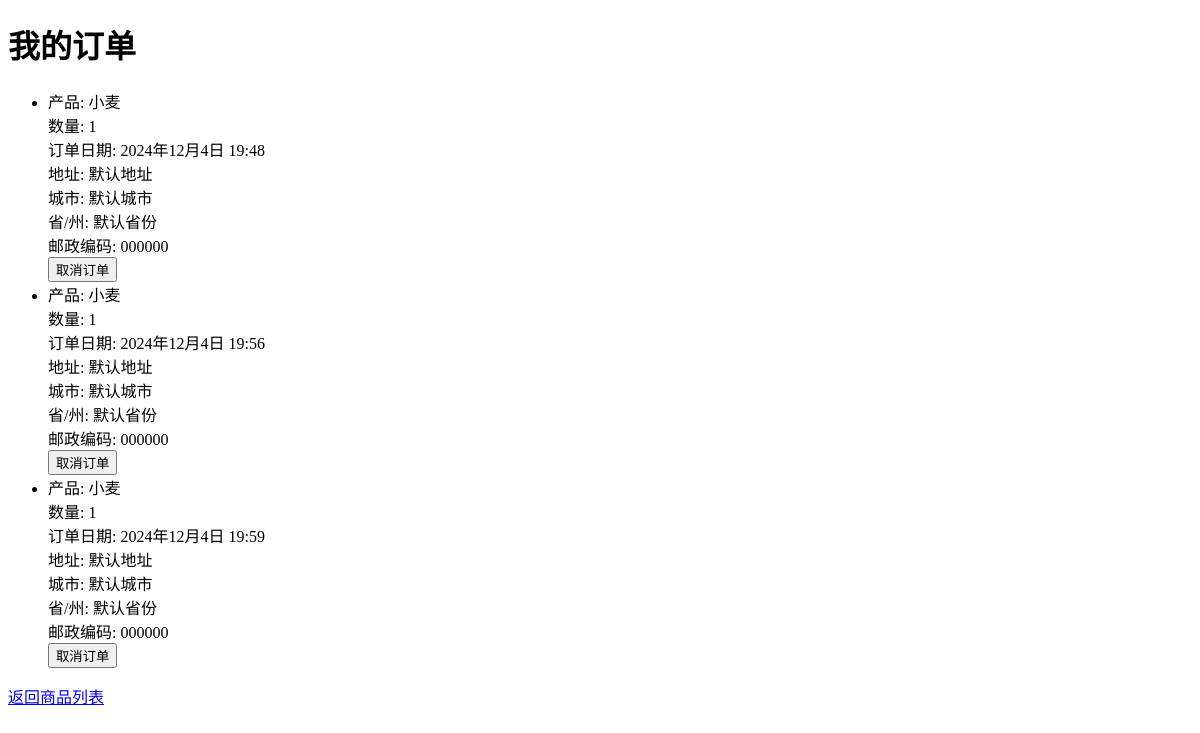
Page /my-orders/ (signed in) on the earlier database version.
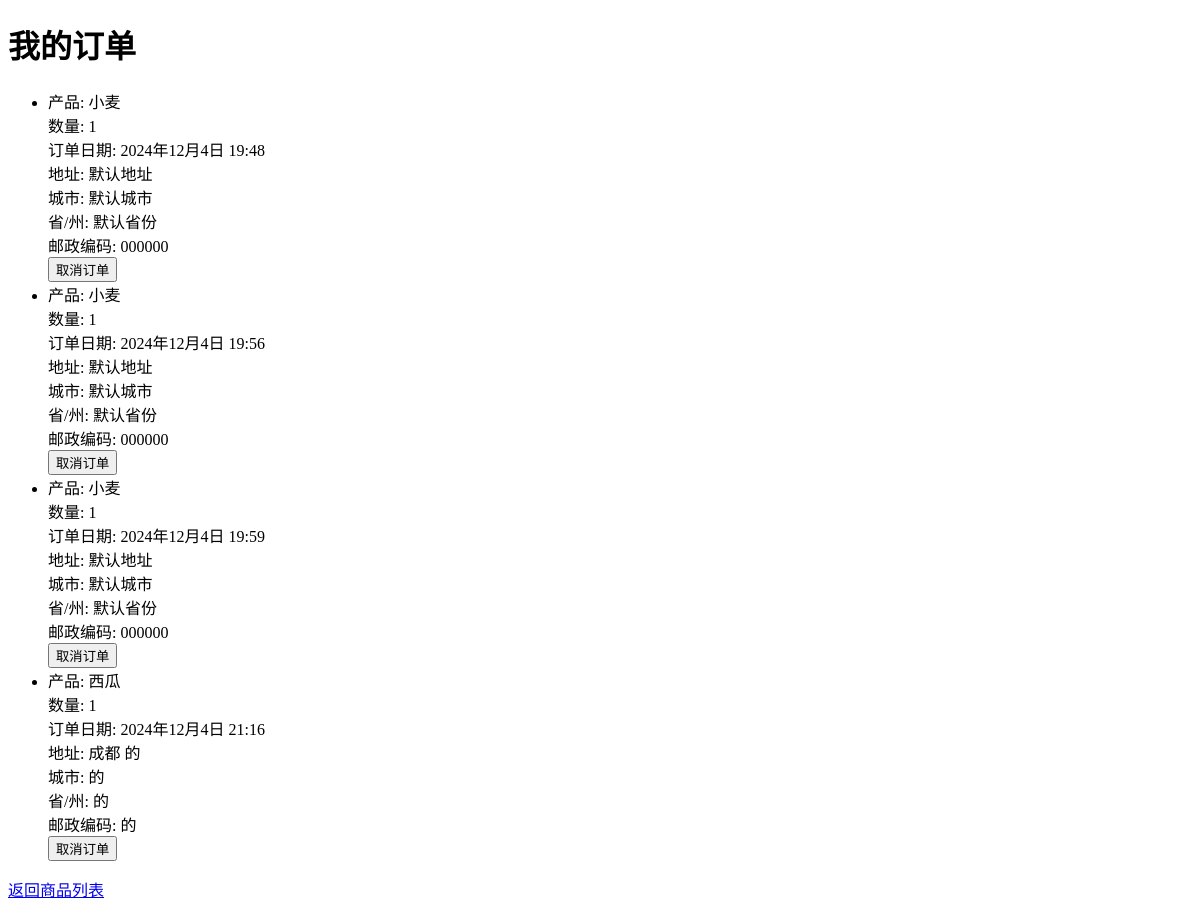
Same page on the later database version.
### myapp/models.py (models this page shows, shortened)
class Purchase(models.Model):
    user = models.ForeignKey(User, on_delete=models.CASCADE)
    agricultural_product = models.ForeignKey(AgriculturalProduct, on_delete=models.CASCADE)
    quantity = models.PositiveIntegerField(default=1)  # 购买数量
    purchase_date = models.DateTimeField(auto_now_add=True)
    is_cancelled = models.BooleanField(default=False)  # 标记是否取消
    address_line1 = models.CharField(max_length=255, default="默认地址")
    address_line2 = models.CharField(max_length=255, blank=True)
    city = models.CharField(max_length=100, default="默认城市")
    state = models.CharField(max_length=100, default="默认省份")
    zip_code = models.CharField(max_length=20, default="000000")

class AgriculturalProduct(models.Model):
    name = models.CharField(max_length=200)
    description = models.TextField()
    image = models.ImageField(upload_to='products/', blank=True, null=True)  # 使用 ImageField
    price = models.DecimalField(max_digits=5, decimal_places=2)
    category = models.ForeignKey(Category, on_delete=models.CASCADE, blank=True, null=True)
    click_count = models.IntegerField(default=0)

### myapp/views.py (the view)
# urls.py: path('my-orders/', views.user_orders, name='my_orders'),
@login_required
def user_orders(request):
    orders = Purchase.objects.filter(user=request.user)  # 获取当前用户的所有订单
    return render(request, 'order/user_orders.html', {'orders': orders})

### myapp/templates/order/user_orders.html (shortened to what this page needs)
<!DOCTYPE html>
<html lang="zh">
<head>
</head>
<body>
    <h1>我的订单</h1>
    {% if orders %}
        <ul>
            {% for order in orders %}
                <li>
                    产品: {{ order.agricultural_product.name }}<br>
                    数量: {{ order.quantity }}<br>
                    订单日期: {{ order.purchase_date }}<br>
                    地址: {{ order.address_line1 }} {% if order.address_line2 %}{{ order.address_line2 }}{% endif %}<br>
                    城市: {{ order.city }}<br>
                    省/州: {{ order.state }}<br>
                    邮政编码: {{ order.zip_code }}<br>
                    {% if not order.is_cancelled %}
                        <form action="{% url 'cancel_order' order.id %}" method="POST" style="display:inline;">
                            <button type="submit">取消订单</button>
                        </form>
                    {% else %}
                        <em>订单已取消</em>
                    {% endif %}
                </li>
            {% endfor %}
        </ul>
    {% else %}
        <p>您还没有任何订单。</p>
    {% endif %}
    <a href="{% url 'product_list' %}">返回商品列表</a>
</body>
</html>

Differences in the rows shown:
added Purchase: agricultural_product.name "西瓜", quantity "1", purchase_date "2024年12月4日 21:16", address_line1 "成都", address_line2 "的", city "的", state "的", zip_code "的", is_cancelled "取消订单"
